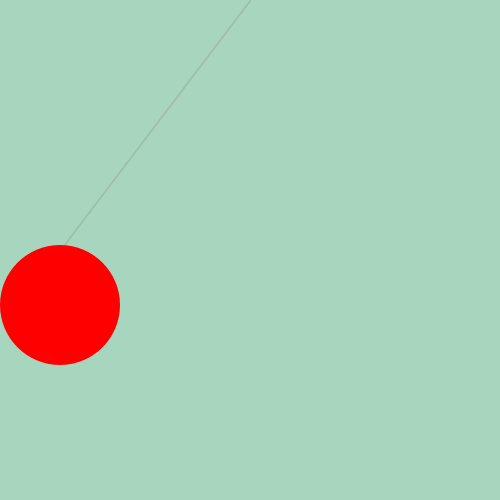
Frame 1 (no input)
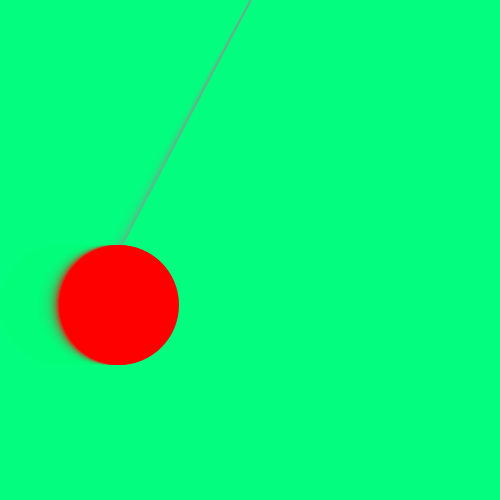
Frame 60 (the mouse pressed at the canvas centre just before this capture)
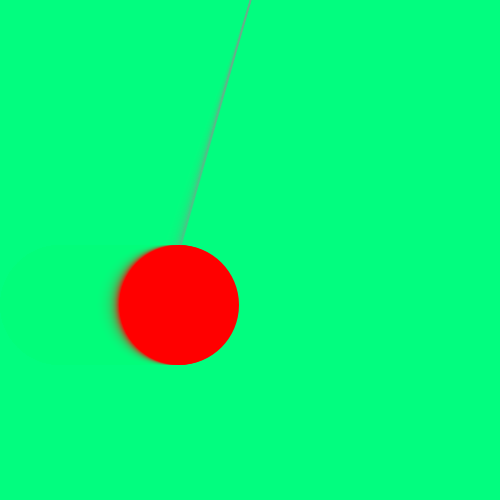
Frame 120 (the mouse held since frame 60 and released just before this capture)

The Processing sketch that drew these frames (run headless with seeded random() and noise(); from frame 60 on, the mouse is pressed at the canvas centre):

// Processing sketch: processing_90977
// ── processing_90977.pde

float posX;
float posY;
float Xl;
float Yl;
float CS;
float j;
float k;
color a;
color b;

//------------------------------
void setup() {
  size(500, 500);
  colorMode(HSB, 360, height, height, height);
  smooth();
  
  a = 0;
  b = 320;
  posX = width/2; 
  posY = height/2;
  Xl = 0;
  Yl = posY-5;
  CS = 120;
  j = 1;
  k = 1;
}

//------------------------------
void draw() {
  //background
  noStroke();
  fill(150, height, height, 90); 
  rect(0, 0, width, height);
  
  //line
  stroke(0, 0, 280, 180);
  strokeWeight(1.7);
  line(width/2, 0, Xl+CS/2, posY);
  
  //ellipse
  noStroke();
  fill(a, height, height);
  ellipseMode(CORNER);
  ellipse(Xl, Yl, CS, CS);
  
  /*
  Para posicionar tuve que ordenar la declaración de los variables y los 
  valores conforme se iban usando porque de lo contario causaban conflicto.
  */
  
  //movimiento
  
  Xl = (Xl + j);
  
  if (Xl > width-CS) {
    j = j * -1;
    a = b;
  }
  if (Xl < 0) { 
    j = abs(j);
    a = 0;
    
  }
  
  
  

  
 println("Xl =" + Xl);
 println("Yl =" + Yl);
}
